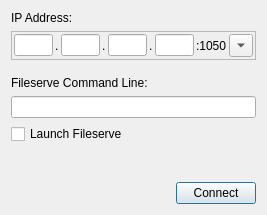
<?xml version="1.0" encoding="UTF-8"?>
<ui version="4.0">
 <class>ezQtRemoteConnectionDlg</class>
 <widget class="QDialog" name="ezQtRemoteConnectionDlg">
  <property name="geometry">
   <rect>
    <x>0</x>
    <y>0</y>
    <width>267</width>
    <height>215</height>
   </rect>
  </property>
  <property name="minimumSize">
   <size>
    <width>200</width>
    <height>0</height>
   </size>
  </property>
  <property name="maximumSize">
   <size>
    <width>353</width>
    <height>300</height>
   </size>
  </property>
  <property name="windowTitle">
   <string>Remote Connection</string>
  </property>
  <property name="windowIcon">
   <iconset resource="../QtResources/resources.qrc">
    <normaloff>:/EditorFramework/Icons/Connection16.png</normaloff>:/EditorFramework/Icons/Connection16.png</iconset>
  </property>
  <layout class="QVBoxLayout" name="verticalLayout_2">
   <item>
    <widget class="QLabel" name="label">
     <property name="text">
      <string>IP Address:</string>
     </property>
    </widget>
   </item>
   <item>
    <widget class="QFrame" name="frame">
     <property name="minimumSize">
      <size>
       <width>0</width>
       <height>0</height>
      </size>
     </property>
     <property name="maximumSize">
      <size>
       <width>350</width>
       <height>16777215</height>
      </size>
     </property>
     <property name="frameShape">
      <enum>QFrame::StyledPanel</enum>
     </property>
     <property name="frameShadow">
      <enum>QFrame::Sunken</enum>
     </property>
     <layout class="QVBoxLayout" name="verticalLayout">
      <property name="spacing">
       <number>2</number>
      </property>
      <property name="leftMargin">
       <number>2</number>
      </property>
      <property name="topMargin">
       <number>2</number>
      </property>
      <property name="rightMargin">
       <number>2</number>
      </property>
      <property name="bottomMargin">
       <number>2</number>
      </property>
      <item>
       <layout class="QHBoxLayout" name="horizontalLayout">
        <item>
         <widget class="QLineEdit" name="IP1">
          <property name="inputMask">
           <string>000</string>
          </property>
          <property name="maxLength">
           <number>3</number>
          </property>
         </widget>
        </item>
        <item>
         <widget class="QLabel" name="label_2">
          <property name="text">
           <string>.</string>
          </property>
         </widget>
        </item>
        <item>
         <widget class="QLineEdit" name="IP2">
          <property name="inputMask">
           <string>000</string>
          </property>
          <property name="maxLength">
           <number>3</number>
          </property>
         </widget>
        </item>
        <item>
         <widget class="QLabel" name="label_3">
          <property name="text">
           <string>.</string>
          </property>
         </widget>
        </item>
        <item>
         <widget class="QLineEdit" name="IP3">
          <property name="inputMask">
           <string>000</string>
          </property>
          <property name="maxLength">
           <number>3</number>
          </property>
         </widget>
        </item>
        <item>
         <widget class="QLabel" name="label_4">
          <property name="text">
           <string>.</string>
          </property>
         </widget>
        </item>
        <item>
         <widget class="QLineEdit" name="IP4">
          <property name="inputMask">
           <string>000</string>
          </property>
          <property name="maxLength">
           <number>3</number>
          </property>
         </widget>
        </item>
        <item>
         <widget class="QLabel" name="LabelPort">
          <property name="text">
           <string>:1050</string>
          </property>
         </widget>
        </item>
        <item>
         <widget class="QToolButton" name="RecentIPs">
          <property name="text">
           <string>...</string>
          </property>
          <property name="popupMode">
           <enum>QToolButton::InstantPopup</enum>
          </property>
          <property name="arrowType">
           <enum>Qt::DownArrow</enum>
          </property>
         </widget>
        </item>
       </layout>
      </item>
     </layout>
    </widget>
   </item>
   <item>
    <spacer name="verticalSpacer_2">
     <property name="orientation">
      <enum>Qt::Vertical</enum>
     </property>
     <property name="sizeType">
      <enum>QSizePolicy::Fixed</enum>
     </property>
     <property name="sizeHint" stdset="0">
      <size>
       <width>20</width>
       <height>10</height>
      </size>
     </property>
    </spacer>
   </item>
   <item>
    <widget class="QLabel" name="LabelFileserveCmd">
     <property name="text">
      <string>Fileserve Command Line:</string>
     </property>
    </widget>
   </item>
   <item>
    <widget class="QLineEdit" name="EditFileserve">
     <property name="readOnly">
      <bool>true</bool>
     </property>
    </widget>
   </item>
   <item>
    <widget class="QCheckBox" name="CheckboxFileserve">
     <property name="text">
      <string>Launch Fileserve</string>
     </property>
    </widget>
   </item>
   <item>
    <spacer name="verticalSpacer">
     <property name="orientation">
      <enum>Qt::Vertical</enum>
     </property>
     <property name="sizeHint" stdset="0">
      <size>
       <width>20</width>
       <height>55</height>
      </size>
     </property>
    </spacer>
   </item>
   <item>
    <layout class="QHBoxLayout" name="horizontalLayout_2">
     <item>
      <spacer name="horizontalSpacer">
       <property name="orientation">
        <enum>Qt::Horizontal</enum>
       </property>
       <property name="sizeHint" stdset="0">
        <size>
         <width>40</width>
         <height>20</height>
        </size>
       </property>
      </spacer>
     </item>
     <item>
      <widget class="QPushButton" name="ButtonConnect">
       <property name="text">
        <string>Connect</string>
       </property>
      </widget>
     </item>
    </layout>
   </item>
  </layout>
 </widget>
 <resources>
  <include location="../../../Code/Tools/GuiFoundation/QtResources/resources.qrc"/>
  <include location="../QtResources/resources.qrc"/>
 </resources>
 <connections/>
</ui>
